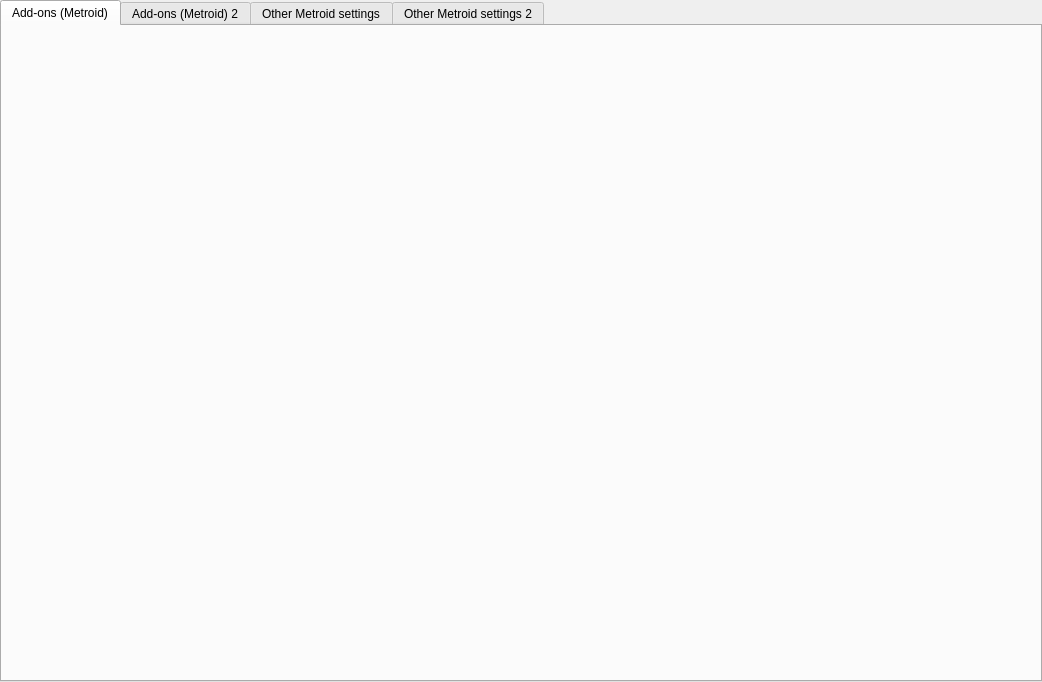
<?xml version="1.0" encoding="UTF-8"?>
<ui version="4.0">
	<class>MelonPrimeInputConfig</class>
	<widget class="QWidget" name="MelonPrimeInputConfig">
		<property name="geometry">
			<rect>
				<x>0</x>
				<y>0</y>
				<width>700</width>
				<height>500</height>
			</rect>
		</property>
		<property name="windowTitle">
			<string>MelonPrime Settings</string>
		</property>
		<layout class="QVBoxLayout" name="verticalLayout">
			<property name="leftMargin">
				<number>0</number>
			</property>
			<property name="topMargin">
				<number>0</number>
			</property>
			<property name="rightMargin">
				<number>0</number>
			</property>
			<property name="bottomMargin">
				<number>0</number>
			</property>
			<item>
				<widget class="QTabWidget" name="metroidTabWidget">
					<property name="currentIndex">
						<number>0</number>
					</property>

					<widget class="QWidget" name="tabAddonsMetroid">
						<attribute name="title">
							<string>Add-ons (Metroid)</string>
						</attribute>
					</widget>

					<widget class="QWidget" name="tabAddonsMetroid2">
						<attribute name="title">
							<string>Add-ons (Metroid) 2</string>
						</attribute>
					</widget>

					<widget class="QWidget" name="tabMetroid">
						<attribute name="title">
							<string>Other Metroid settings</string>
						</attribute>
						<layout class="QVBoxLayout" name="metroidVLayout" stretch="0,0,0,0,1">
							<item>
								<widget class="QToolButton" name="secSensBtn">
									<property name="checkable">
										<bool>true</bool>
									</property>
									<property name="checked">
										<bool>true</bool>
									</property>
									<property name="toolButtonStyle">
										<enum>Qt::ToolButtonTextBesideIcon</enum>
									</property>
									<property name="text">
										<string>[Sensitivity]</string>
									</property>
								</widget>
							</item>
							<item>
								<widget class="QFrame" name="secSensBody">
									<property name="frameShape">
										<enum>QFrame::NoFrame</enum>
									</property>
									<layout class="QFormLayout" name="formSens">
										<item row="0" column="0">
											<widget class="QDoubleSpinBox" name="metroidMphSensitvitySpinBox">
												<property name="minimum">
													<double>-5.008</double>
												</property>
												<property name="maximum">
													<double>155.225</double>
												</property>
												<property name="singleStep">
													<double>0.1</double>
												</property>
												<property name="decimals">
													<number>3</number>
												</property>
												<property name="value">
													<double>-3.000</double>
												</property>
											</widget>
										</item>
										<item row="0" column="1">
											<widget class="QLabel" name="metroidMphSensitvityLabel">
												<property name="text">
													<string>Mph sensitivity (default: -3)</string>
												</property>
											</widget>
										</item>
										<item row="1" column="1">
											<widget class="QLabel" name="metroidMphSensitvityLabel2">
												<property name="text">
													<string>(Set this value to 1 or lower if possible for precise aiming. We recommend a range of -3 to 0. However, setting it too low will increase the HUD shake when aiming)</string>
												</property>
											</widget>
										</item>
										<item row="2" column="0">
											<widget class="QSpinBox" name="metroidAimSensitvitySpinBox">
												<property name="minimum">
													<number>0</number>
												</property>
												<property name="maximum">
													<number>99999</number>
												</property>
												<property name="value">
													<number>63</number>
												</property>
											</widget>
										</item>
										<item row="2" column="1">
											<widget class="QLabel" name="metroidAimSensitvityLabel">
												<property name="text">
													<string>Aim sensitivity (default: 63)</string>
												</property>
											</widget>
										</item>
										<item row="3" column="0">
											<widget class="QDoubleSpinBox" name="metroidAimYAxisScaleSpinBox">
												<property name="minimum">
													<double>0.000001</double>
												</property>
												<property name="maximum">
													<double>2</double>
												</property>
												<property name="singleStep">
													<double>0.1</double>
												</property>
												<property name="decimals">
													<number>6</number>
												</property>
												<property name="value">
													<double>1.500000</double>
												</property>
											</widget>
										</item>
										<item row="3" column="1">
											<widget class="QLabel" name="metroidAimYAxisScaleLabel">
												<property name="text">
													<string>Aim Y-Axis Scale (default: 1.5)</string>
												</property>
											</widget>
										</item>
										<item row="6" column="0">
											<widget class="QDoubleSpinBox" name="metroidAimAdjustSpinBox">
												<property name="minimum">
													<double>0.000000</double>
												</property>
												<property name="maximum">
													<double>100.000000</double>
												</property>
												<property name="singleStep">
													<double>0.1</double>
												</property>
												<property name="decimals">
													<number>6</number>
												</property>
												<property name="value">
													<double>0.010000</double>
												</property>
											</widget>
										</item>
										<item row="6" column="1">
											<widget class="QLabel" name="metroidAimAdjustLabel">
												<property name="text">
													<string notr="true">&lt;html&gt;&lt;head/&gt;&lt;body&gt;&lt;p&gt;&lt;b&gt;Input threshold (deadzone + snap)&lt;/b&gt; (recommended: 0.01 [default] or 0.5): |x|&amp;lt;a → 0, a ≤ |x|&amp;lt;1 → ±1, |x|≥1 → as is (a=0: off = all values under 1 ignored, no snap)&lt;br/&gt;When your aim isn't going the way you want, try lowering this value.&lt;/p&gt;&lt;/body&gt;&lt;/html&gt;</string>
												</property>
											</widget>
										</item>
										<item row="8" column="0">
											<widget class="QPushButton" name="metroidResetSensitivityValues">
												<property name="text">
													<string>Reset sensitivity values</string>
												</property>
											</widget>
										</item>
									</layout>
								</widget>
							</item>
							<item>
								<widget class="QToolButton" name="secGameplayBtn">
									<property name="checkable">
										<bool>true</bool>
									</property>
									<property name="checked">
										<bool>true</bool>
									</property>
									<property name="toolButtonStyle">
										<enum>Qt::ToolButtonTextBesideIcon</enum>
									</property>
									<property name="text">
										<string>[Gameplay Toggles]</string>
									</property>
								</widget>
							</item>
							<item>
								<widget class="QFrame" name="secGameplayBody">
									<property name="frameShape">
										<enum>QFrame::NoFrame</enum>
									</property>
									<layout class="QFormLayout" name="formGameplay">
										<item row="0" column="0">
											<widget class="QCheckBox" name="cbMetroidEnableSnapTap">
												<property name="text">
													<string>Enable SnapTap (Faster directional switching for smooth strafing — may slightly increase input delay)</string>
												</property>
											</widget>
										</item>
										<item row="1" column="0">
											<widget class="QCheckBox" name="cbMetroidUnlockAll">
												<property name="text">
													<string>Unlock All Hunters/Maps/SoundTest/Gallery (Change a setting in MPH and save to update the save data. Uncheck this option after saving)</string>
												</property>
											</widget>
										</item>
										<item row="2" column="0">
											<widget class="QCheckBox" name="cbMetroidApplyHeadphone">
												<property name="text">
													<string>Set MPH audio settings to headphones.(recommended) (Change a setting in MPH and save to update the save data. Uncheck this option after saving)</string>
												</property>
											</widget>
										</item>
										<item row="3" column="0">
											<widget class="QCheckBox" name="cbMetroidUseFirmwareName">
												<property name="text">
													<string>Use DS Name (Resets in-game name and HL color):You can change the DS name from [File -&gt; Boot firmware] or [Config -&gt; Firmware Settings].</string>
												</property>
											</widget>
										</item>
									</layout>
								</widget>
							</item>
							<item>
								<widget class="QToolButton" name="secVideoBtn">
									<property name="checkable">
										<bool>true</bool>
									</property>
									<property name="checked">
										<bool>true</bool>
									</property>
									<property name="toolButtonStyle">
										<enum>Qt::ToolButtonTextBesideIcon</enum>
									</property>
									<property name="text">
										<string>[Video Quality]</string>
									</property>
								</widget>
							</item>
							<item>
								<widget class="QFrame" name="secVideoBody">
									<property name="frameShape">
										<enum>QFrame::NoFrame</enum>
									</property>
									<layout class="QHBoxLayout" name="videoButtonsLayout">
										<property name="spacing">
											<number>8</number>
										</property>
										<item>
											<widget class="QPushButton" name="metroidSetVideoQualityToLow">
												<property name="text">
													<string>Video quality: Low (High Performance)</string>
												</property>
											</widget>
										</item>
										<item>
											<widget class="QPushButton" name="metroidSetVideoQualityToHigh">
												<property name="text">
													<string>Video quality: High (Lower Performance)</string>
												</property>
											</widget>
										</item>
										<item>
											<widget class="QPushButton" name="metroidSetVideoQualityToHigh2">
												<property name="text">
													<string>Video quality: High2 (Recommended. Best Performance, Minor Visual Glitches)</string>
												</property>
											</widget>
										</item>
										<item>
											<spacer name="videoButtonsSpacer">
												<property name="orientation">
													<enum>Qt::Horizontal</enum>
												</property>
												<property name="sizeHint" stdset="0">
													<size>
														<width>40</width>
														<height>20</height>
													</size>
												</property>
											</spacer>
										</item>
									</layout>
								</widget>
							</item>
							<item>
								<widget class="QToolButton" name="secVolumeBtn">
									<property name="checkable">
										<bool>true</bool>
									</property>
									<property name="checked">
										<bool>true</bool>
									</property>
									<property name="toolButtonStyle">
										<enum>Qt::ToolButtonTextBesideIcon</enum>
									</property>
									<property name="text">
										<string>[Volume]</string>
									</property>
								</widget>
							</item>
							<item>
								<widget class="QFrame" name="secVolumeBody">
									<property name="frameShape">
										<enum>QFrame::NoFrame</enum>
									</property>
									<layout class="QFormLayout" name="formVolume">
										<item row="0" column="0">
											<widget class="QCheckBox" name="cbMetroidApplySfxVolume">
												<property name="text">
													<string>Apply SFX volume</string>
												</property>
												<property name="toolTip">
													<string>Setting Key: Metroid.Apply.SfxVolume (check to apply)</string>
												</property>
											</widget>
										</item>
										<item row="0" column="1">
											<widget class="QSpinBox" name="spinMetroidVolumeSFX">
												<property name="minimum">
													<number>0</number>
												</property>
												<property name="maximum">
													<number>9</number>
												</property>
												<property name="value">
													<number>9</number>
												</property>
												<property name="toolTip">
													<string>Setting Key: Metroid.Volume.SFX (0–9)</string>
												</property>
											</widget>
										</item>
										<item row="1" column="0">
											<widget class="QCheckBox" name="cbMetroidApplyMusicVolume">
												<property name="text">
													<string>Apply music volume</string>
												</property>
												<property name="toolTip">
													<string>Setting Key: Metroid.Apply.MusicVolume (check to apply)</string>
												</property>
											</widget>
										</item>
										<item row="1" column="1">
											<widget class="QSpinBox" name="spinMetroidVolumeMusic">
												<property name="minimum">
													<number>0</number>
												</property>
												<property name="maximum">
													<number>9</number>
												</property>
												<property name="value">
													<number>9</number>
												</property>
												<property name="toolTip">
													<string>Setting Key: Metroid.Volume.Music (0–9)</string>
												</property>
											</widget>
										</item>
									</layout>
								</widget>
							</item>
							<item>
								<widget class="QToolButton" name="secLicenseBtn">
									<property name="checkable">
										<bool>true</bool>
									</property>
									<property name="checked">
										<bool>true</bool>
									</property>
									<property name="toolButtonStyle">
										<enum>Qt::ToolButtonTextBesideIcon</enum>
									</property>
									<property name="text">
										<string>[License Apply]</string>
									</property>
								</widget>
							</item>
							<item>
								<widget class="QFrame" name="secLicenseBody">
									<property name="frameShape">
										<enum>QFrame::NoFrame</enum>
									</property>
									<layout class="QFormLayout" name="formLicense">
										<item row="0" column="0">
											<widget class="QCheckBox" name="cbMetroidApplyHunter">
												<property name="text">
													<string>Apply the selected hunter to your license. (Renaming will update the save data)</string>
												</property>
												<property name="toolTip">
													<string>Enables applying the selected hunter to the license.</string>
												</property>
											</widget>
										</item>
										<item row="0" column="1">
											<widget class="QComboBox" name="comboMetroidSelectedHunter">
												<property name="toolTip">
													<string>Select the hunter to apply.</string>
												</property>
												<item>
													<property name="text">
														<string>Samus</string>
													</property>
												</item>
												<item>
													<property name="text">
														<string>Kanden</string>
													</property>
												</item>
												<item>
													<property name="text">
														<string>Trace</string>
													</property>
												</item>
												<item>
													<property name="text">
														<string>Sylux</string>
													</property>
												</item>
												<item>
													<property name="text">
														<string>Noxus</string>
													</property>
												</item>
												<item>
													<property name="text">
														<string>Spire</string>
													</property>
												</item>
												<item>
													<property name="text">
														<string>Weavel</string>
													</property>
												</item>
												<property name="currentIndex">
													<number>0</number>
												</property>
											</widget>
										</item>
										<item row="1" column="0">
											<widget class="QCheckBox" name="cbMetroidApplyColor">
												<property name="text">
													<string>Apply the selected color to your license. (Renaming will update the save data)</string>
												</property>
												<property name="toolTip">
													<string>Enables applying the selected color to the license.</string>
												</property>
											</widget>
										</item>
										<item row="1" column="1">
											<widget class="QComboBox" name="comboMetroidSelectedColor">
												<property name="toolTip">
													<string>Select the color to apply.</string>
												</property>
												<item>
													<property name="text">
														<string>Blue(US)</string>
													</property>
												</item>
												<item>
													<property name="text">
														<string>Red(JP,KR)</string>
													</property>
												</item>
												<item>
													<property name="text">
														<string>Green(EU)</string>
													</property>
												</item>
												<property name="currentIndex">
													<number>0</number>
												</property>
											</widget>
										</item>
									</layout>
								</widget>
							</item>
							<item>
								<spacer name="verticalSpacer">
									<property name="orientation">
										<enum>Qt::Vertical</enum>
									</property>
									<property name="sizeHint" stdset="0">
										<size>
											<width>20</width>
											<height>40</height>
										</size>
									</property>
								</spacer>
							</item>
						</layout>
					</widget>

					<widget class="QWidget" name="tabMetroid2">
						<attribute name="title">
							<string>Other Metroid settings 2</string>
						</attribute>
						<layout class="QVBoxLayout" name="metroidVLayout2" stretch="0,0,0,0,1">
							<item>
								<widget class="QFrame" name="secGameplayBody2">
									<property name="frameShape">
										<enum>QFrame::NoFrame</enum>
									</property>
									<layout class="QFormLayout" name="formGameplay2">
										<item row="0" column="0">
											<widget class="QCheckBox" name="cbMetroidApplyJoy2KeySupport">
												<property name="text">
													<string>Enable Joy2KeySupport (slightly increase input delay)</string>
												</property>
											</widget>
										</item>
										<item row="1" column="0">
											<widget class="QCheckBox" name="cbMetroidEnableStylusMode">
												<property name="text">
													<string>Enable Stylus Mode (Leave this unchecked unless you want to play with the stylus)</string>
												</property>
											</widget>
										</item>
										<item row="2" column="0">
											<widget class="QCheckBox" name="cbMetroidDisableMphAimSmoothing">
												<property name="text">
													<string>Disable MPH Aim Smoothing (Disables the in-game aim smoothing. Note: Sensitivity will be reduced to 25% in Stylus Mode)</string>
												</property>
											</widget>
										</item>
									</layout>
								</widget>
							</item>
						</layout>
					</widget>

				</widget>
			</item>
		</layout>
	</widget>

	<resources>
		<include location="resources/ds.qrc"/>
	</resources>

	<connections>
		<connection>
			<sender>secSensBtn</sender>
			<signal>toggled(bool)</signal>
			<receiver>secSensBody</receiver>
			<slot>setVisible(bool)</slot>
		</connection>
		<connection>
			<sender>secGameplayBtn</sender>
			<signal>toggled(bool)</signal>
			<receiver>secGameplayBody</receiver>
			<slot>setVisible(bool)</slot>
		</connection>
		<connection>
			<sender>secVideoBtn</sender>
			<signal>toggled(bool)</signal>
			<receiver>secVideoBody</receiver>
			<slot>setVisible(bool)</slot>
		</connection>
		<connection>
			<sender>secVolumeBtn</sender>
			<signal>toggled(bool)</signal>
			<receiver>secVolumeBody</receiver>
			<slot>setVisible(bool)</slot>
		</connection>
		<connection>
			<sender>secLicenseBtn</sender>
			<signal>toggled(bool)</signal>
			<receiver>secLicenseBody</receiver>
			<slot>setVisible(bool)</slot>
		</connection>
	</connections>
</ui>
